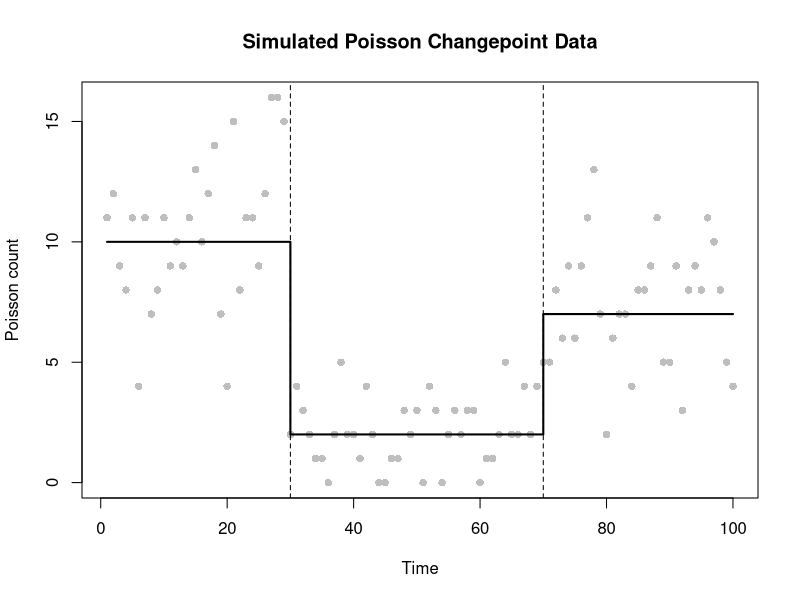
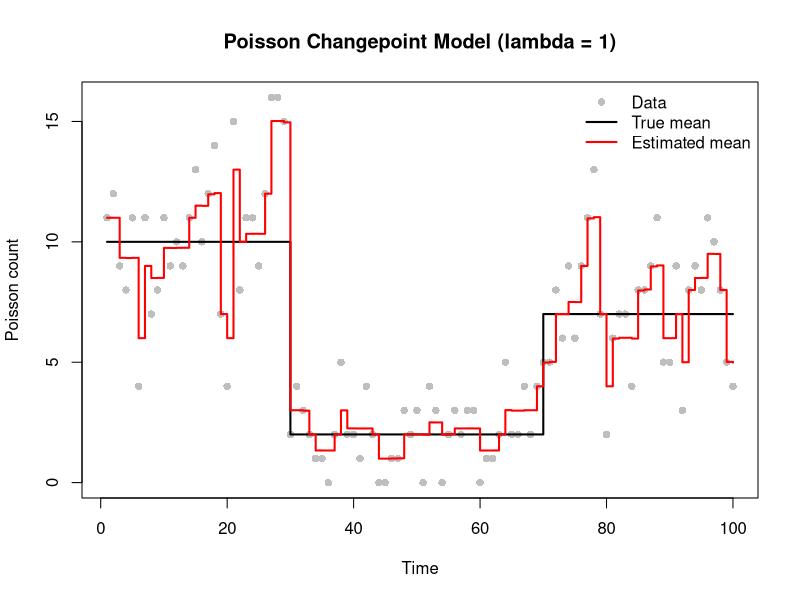
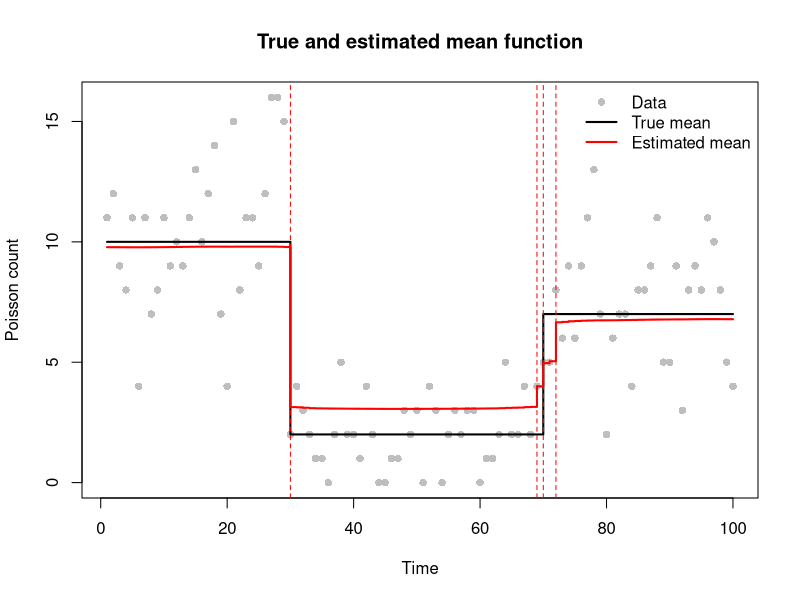
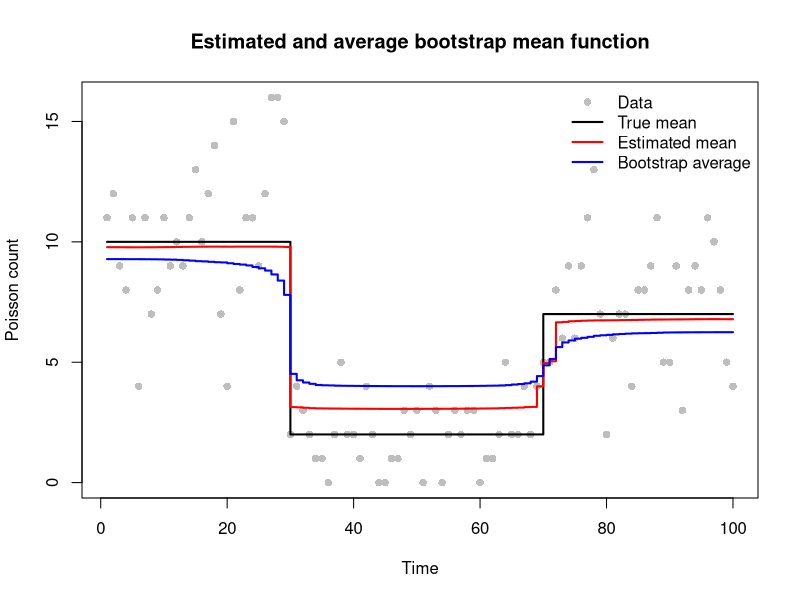
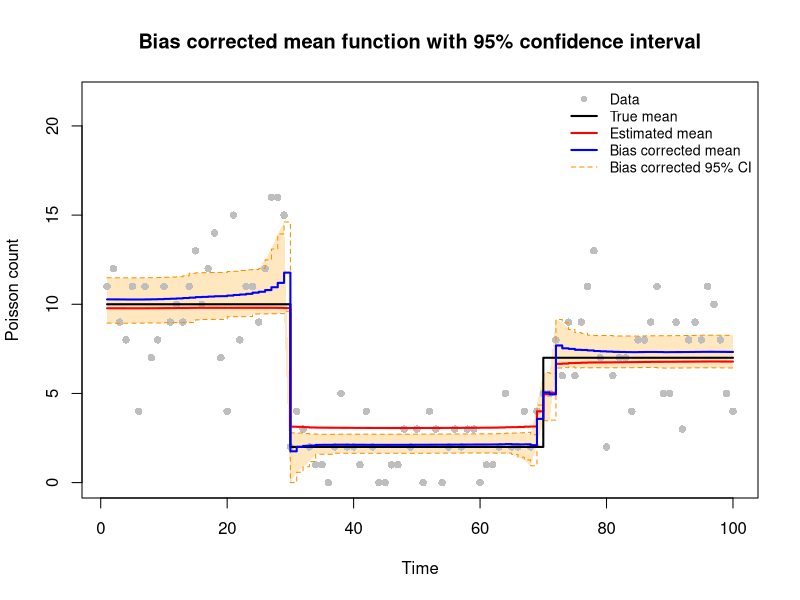

Source code (R) for these figures, in order:
# Practical 3: Changepoint Estimation
# Group members and contributions:
# Abdullah Alajalin (s3045135) 33%
# Xingchan Liao (s2931335) 33%
# Andreas Athinodorou (s2241333) 33%
# Github repo: https://github.com/Lena-84/esp-proj3.git

#
# Overview:
# We estimate the number and locations of changepoints in the mean of
# Poisson-distributed observations using a smoothed LASSO penalty.
# BFGS is used for model fitting, and mBIC selects the penalty parameter.
# Parametric bootstrap then assesses uncertainty, corrects estimation bias,
# and constructs 95% confidence intervals for the mean function.

############ FUNCTIONS ############

# poisson_lasso_objective
# Calculate the penalised negative Poisson log-likelihood.
# beta defines the cumulative log-mean, with beta[1] as the
# unpenalised baseline and the remaining coefficients as jumps.
poisson_lasso_objective <- function(beta, y, lambda = 1, eps = 1e-6) {
  
  eta <- cumsum(beta)
  mu <- exp(eta)
  
  # Combine the negative log-likelihood and smoothed LASSO penalty.
  neg_loglik <- -sum(dpois(y, lambda = mu, log = TRUE))
  penalty <- lambda * sum(sqrt(beta[-1]^2 + eps))
  objective <- neg_loglik + penalty
  
  return(objective)
}

# Gradient of the smoothed LASSO objective
# Reverse cumulative sums give the derivative of the negative log-likelihood.
poisson_lasso_grad <- function(beta, y, lambda=1, eps=1e-6) {
  # Calculate the linear predictor and mean
  eta <- cumsum(beta)
  mu <- exp(eta)
  # Gradient of negative log-likelihood
  residual <- mu - y
  grad_loglik <- rev(cumsum(rev(residual)))
  # initialise gradient of penalty
  grad_penalty <- numeric(length(beta))
  # penalty derivatives for beta[2], ..., beta[n]
  grad_penalty[-1] <- lambda * beta[-1] / sqrt(beta[-1]^2 + eps)
  # Combine both gradients
  gradient <- grad_loglik+ grad_penalty
  return(gradient)
}


# Hessian of the smoothed LASSO objective
# Each entry sums the means from max(i,j) to n.
# Reverse cumulative sums avoid repeated calculations.
poisson_lasso_hess <- function(beta, y, lambda=1, eps=1e-6) {
  
  eta <- cumsum(beta)
  mu <- exp(eta)
  n <- length(beta)
  # Precompute the sum of mu from each position to n.
  remaining_sum <- rev(cumsum(rev(mu)))
  # Construct the likelihood Hessian using matrix indices.
  index <- outer(1:n, 1:n, pmax)
  H <- matrix(remaining_sum[index], nrow=n, ncol=n)
  # Add the penalty curvature to the diagonal, excluding beta[1].
  for (j in 2:n) {
    penalty_second <- lambda * eps / (beta[j]^2 + eps)^(3/2)
    H[j,j] <- H[j,j] + penalty_second
  }
  
  return(H)
}


# Use BFGS to fit the Poisson changepoint model for one penalty value.
# lambda is the penalty, y is the data and beta_init is the starting beta.
# The optim result gives the fitted coefficients in $par and the status
# in $convergence (0 means converged).
fit_lasso <- function(lambda, y, beta_init) {
  fit <- optim(
    beta_init,
    fn = poisson_lasso_objective,
    gr = poisson_lasso_grad,
    y = y,
    lambda = lambda,
    method = "BFGS",
    control = list(maxit = 5000, reltol = 1e-10)
  )
  return(fit)
}

############ DATA SIMULATION ############
# Simulate three Poisson-mean segments with true changes at 30 and 70.
# Set the seed so that every group member reproduces the same data.
set.seed(12345)

n <- 100
time <- 1:n

# Define the true segment boundaries and Poisson means.
tau_true <- c(1, 30, 70, n+1)
m_true <- length(tau_true)-2
theta_true <- c(10, 2, 7)

mu_true <- numeric(n)

for(i in seq_along(theta_true))
  mu_true[tau_true[i]:(tau_true[i+1]-1)] <- theta_true[i]

y <- rpois(n, lambda = mu_true)

# Plot simulated Poisson observations and the true mean function.
plot(time, y, pch = 16, col = "grey",
     xlab = "Time", ylab = "Poisson count",
     main = "Simulated Poisson Changepoint Data")

lines(time, mu_true, col = "black", lwd = 2, type = "s")
abline(v = tau_true[-c(1, length(tau_true))], lty = "dashed")



############ FUNCTION TESTS ############

# At zero jumps the fitted mean equals the sample mean.
beta_init <- c(log(mean(y)), rep(0, n - 1))
cat("Initial objective:",
    poisson_lasso_objective(beta_init, y), "\n")

# Test both zero and non-zero jump coefficients using central differences.
beta_test <- beta_init
beta_test[2] <- 0.5
beta_test[3] <- -0.3


# Check all gradient entries using central finite differences.
h_grad <- 1e-5
grad_numeric <- numeric(n)
grad_analytic <- poisson_lasso_grad(beta_test, y)

for (j in 1:n) {
  beta_plus <- beta_test
  beta_minus <- beta_test
  
  beta_plus[j] <- beta_plus[j] + h_grad
  beta_minus[j] <- beta_minus[j] - h_grad
  
  grad_numeric[j] <- (
    poisson_lasso_objective(beta_plus, y) -
      poisson_lasso_objective(beta_minus, y)
  ) / (2 * h_grad)
}

cat("Maximum gradient absolute error:",
    max(abs(grad_numeric - grad_analytic)), "\n")


# Verify Hessian dimensions, symmetry, finiteness, and all columns
# using central differences of the gradient.
H_test <- poisson_lasso_hess(beta_test, y)

cat("Hessian dimensions:", dim(H_test), "\n")
cat("Hessian symmetric:", isSymmetric(H_test), "\n")
cat("Hessian finite:", all(is.finite(H_test)), "\n")

h_hess <- 1e-6
hess_column_errors <- numeric(n)

for (j in 1:n) {
  beta_plus <- beta_test
  beta_minus <- beta_test
  
  beta_plus[j] <- beta_plus[j] + h_hess
  beta_minus[j] <- beta_minus[j] - h_hess
  
  hess_numeric <- (
    poisson_lasso_grad(beta_plus, y) -
      poisson_lasso_grad(beta_minus, y)
  ) / (2 * h_hess)
  
  hess_column_errors[j] <- max(
    abs(hess_numeric - H_test[, j])
  )
}

cat("Maximum Hessian absolute error:",
    max(hess_column_errors), "\n")


############ INITIAL BFGS FIT ############

# Fit the Poisson changepoint model using BFGS with lambda = 1.
fit_q3 <- fit_lasso(1, y, beta_init)

cat("Q3 convergence:", fit_q3$convergence, "\n")
cat("Q3 objective:", fit_q3$value, "\n")

beta_hat_q3 <- fit_q3$par
mu_hat_q3 <- exp(cumsum(beta_hat_q3))

# Compare fitted means with the true piecewise mean and observed counts.

plot(time, y, pch=16, col="grey",
     xlab="Time", ylab="Poisson count",
     main="Poisson Changepoint Model (lambda = 1)")
lines(time, mu_true, col="black", lwd=2, type="s")
lines(time, mu_hat_q3, col="red", lwd=2, type="s")
legend("topright",
       legend=c("Data", "True mean", "Estimated mean"),
       col=c("grey", "black", "red"),
       pch=c(16, NA, NA),
       lty=c(NA, 1, 1),
       lwd=c(NA, 2, 2),
       bty="n")


############ PENALTY GRID SEARCH AND mBIC ############

# Grid of penalty values to try, equally spaced on the log scale.
log_lambda <- seq(-1, 5, by = 0.05)
lambda_grid <- exp(log_lambda)
n_grid <- length(lambda_grid)

# Store one result for each penalty value.
edf <- numeric(n_grid)       # effective degrees of freedom
m_tilde <- numeric(n_grid)   # effective number of changepoints
mbic <- numeric(n_grid)      # mBIC score
conv <- integer(n_grid)      # convergence code, 0 means converged

# Fit and score the model for each penalty value.
for (i in seq_len(n_grid)) {
  fit_grid <- fit_lasso(lambda_grid[i], y, beta_init)
  conv[i] <- fit_grid$convergence
  beta_hat_grid <- fit_grid$par
  
  # Evaluate both Hessians at the same fitted coefficients,
  # with the penalty (H_lambda) and without it (H_0).
  H_lambda <- poisson_lasso_hess(
    beta_hat_grid, y, lambda = lambda_grid[i]
  )
  
  H_0 <- poisson_lasso_hess(
    beta_hat_grid, y, lambda = 0
  )
  
  # Solve H_lambda %*% A = H_0, then add the diagonal entries of A.
  # This gives the effective degrees of freedom, a measure of model
  # flexibility.
  edf[i] <- sum(diag(solve(H_lambda, H_0)))
  
  # With lambda = 0, the objective is the negative log-likelihood
  # evaluated at the fitted coefficients beta_hat_grid.
  # so change the sign to get the log-likelihood.
  loglik <- -poisson_lasso_objective(
    beta_hat_grid, y, lambda = 0
  )
  
  # Remove one degree of freedom for the baseline log-mean.
  m_tilde[i] <- edf[i] - 1
  
  # mBIC balances how well the model fits against its effective number
  # of changepoints.
  mbic[i] <- 3 * m_tilde[i] * log(n) - 2 * loglik
}

# optim returns convergence code 0 when a fit converges.
if (any(conv != 0)) {
  warning(sum(conv != 0), " grid fits did not converge")
}

# The best lambda is the one with the smallest mBIC.
i_best <- which.min(mbic)
lambda_hat <- lambda_grid[i_best]


############ SELECTED MODEL AND CHANGEPOINTS ############

# Refit the model using the selected penalty.
fit_best <- fit_lasso(lambda_hat, y, beta_init)
if (fit_best$convergence != 0) {
  warning("best fit did not converge")
}
beta_best <- fit_best$par

# The running sum gives the log-mean at each time point.
mu_hat_best <- exp(cumsum(beta_best))

# Compare the fitted mean with the true mean and the observed counts.

plot(
  time, y, pch = 16, col = "grey", xlab = "Time", ylab = "Poisson count",
  main = "True and estimated mean function"
)
lines(time, mu_true, col = "black", lwd = 2, type = "s")
lines(time, mu_hat_best, col = "red", lwd = 2, type = "s")
legend(
  "topright",
  legend = c("Data", "True mean", "Estimated mean"),
  col = c("grey", "black", "red"),
  pch = c(16, NA, NA),
  lty = c(NA, 1, 1),
  lwd = c(NA, 2, 2),
  bty="n"
)

# Estimate the number of changepoints using the effective
# number of changepoints obtained from the mBIC procedure.
m_hat <- floor(m_tilde[i_best])

# The true data contains two changepoints, at 30 and 70.
# However, the estimated model identifies four changepoints:
# 30, 69, 70 and 72. The multiple nearby estimates around
# time 70 arise from the smoothed LASSO approximation,
# which can produce several non-zero increments around
# a single true changepoint.

# Exclude the baseline coefficient and select the largest
# estimated jumps in absolute magnitude.
jump_order <- order(abs(beta_best[-1]), decreasing = TRUE) + 1
tau_hat <- sort(jump_order[seq_len(m_hat)])

# Mark the estimated changepoints on the plot.
abline(v = tau_hat, col = "red", lty = 2)

cat("Best lambda =", round(lambda_hat, 3),
    "(log lambda =", log_lambda[i_best], ")\n")
cat("Estimated number of changepoints =", m_hat, "\n")
cat("Estimated changepoint locations =", tau_hat, "\n")


############ PARAMETRIC BOOTSTRAP AND CONFIDENCE INTERVALS ############
# The selected fitted mean mu_hat_best is both biased and uncertain.
# We treat it as the true mean, simulate B new datasets from it,
# refit each dataset using the selected penalty, and store the
# resulting fitted means in mu_boot.
B <- 200
mu_boot <- matrix(NA, nrow = B, ncol = n)
conv_boot <- integer(B)
# Fix the seed so the bootstrap results are reproducible.
set.seed(2026)
for (b in 1:B) {
  # Simulate a new dataset of Poisson counts from the fitted mean 
  y_boot_sim <- rpois(n, lambda = mu_hat_best)
  # Start from a constant mean equal to the simulated sample mean, no jumps 
  beta_init_boot <- c(log(mean(y_boot_sim)), rep(0, n - 1))
  fit_boot <- fit_lasso(lambda_hat, y_boot_sim, beta_init_boot)
  conv_boot[b] <- fit_boot$convergence 
  # Convert the fitted coefficients to a mean function and store it
  mu_boot[b, ] <- exp(cumsum(fit_boot$par))
}

if (any(conv_boot != 0)) {
  warning(sum(conv_boot != 0), " bootstrap fits did not converge")
}

# Average bootstrap mean at each time point (colMeans averages each column).
mu_bar_boot <- colMeans(mu_boot)

# Compare the selected fitted mean and the bootstrap average
# to illustrate the shrinkage bias introduced by refitting.

plot(
  time, y, pch = 16, col = "grey", xlab = "Time", ylab = "Poisson count",
  main = "Estimated and average bootstrap mean function"
)
lines(time, mu_true, col = "black", lwd = 2, type = "s")
lines(time, mu_hat_best, col = "red", lwd = 2, type = "s")
lines(time, mu_bar_boot, col = "blue", lwd = 2, type = "s")
legend(
  "topright",
  legend = c("Data", "True mean", "Estimated mean", "Bootstrap average"),
  col = c("grey", "black", "red", "blue"),
  pch = c(16, NA, NA, NA),
  lty = c(NA, 1, 1, 1),
  lwd = c(NA, 2, 2, 2),
  bty = "n"
)

# mu_bar - mu_hat estimates the bias of the method. Assuming the same bias
# separates mu_hat from the true mean, remove it once more from mu_hat:
# mu_bc = mu_hat - (mu_bar - mu_hat) = 2 mu_hat - mu_bar.
mu_bc <- 2 * mu_hat_best - mu_bar_boot

# 2.5% and 97.5% quantiles of the B bootstrap means at each time point
# (apply with 2 runs quantile on every column of mu_boot).
q_L_boot <- apply(mu_boot, 2, quantile, probs = 0.025)
q_U_boot <- apply(mu_boot, 2, quantile, probs = 0.975)

# Basic bootstrap confidence interval: reflect the quantiles about mu_hat, 
# in the same way as mu_bc. If mu_hat^(b) - mu_hat behaves like mu_hat - mu, 
# the true mean lies in [2 mu_hat - q_U, 2 mu_hat - q_L] with about 95% 
# probability.
q_L_bc <- 2 * mu_hat_best - q_U_boot
q_U_bc <- 2 * mu_hat_best - q_L_boot
# A Poisson mean cannot be negative, so set negative lower bounds to zero 
# (pmax takes the element-wise maximum).
q_L_bc <- pmax(q_L_bc, 0)

# Proportion of time points where the true mean lies inside the 95% band.
cat("Bias corrected 95% CI coverage of the true mean:",
    mean(mu_true >= q_L_bc & mu_true <= q_U_bc), "\n")

############ FINAL PLOT ############

# Leave space at the top of the plot so the legend does not cover the data.
y_max <- 1.35 * max(y, q_U_bc)

plot(
  time, y, pch = 16, col = "grey", ylim = c(0, y_max),
  xlab = "Time", ylab = "Poisson count",
  main = "Bias corrected mean function with 95% confidence interval"
)

# Shade the 95% band: polygon traces the lower bound left to right, then the 
# upper bound right to left (rev reverses a vector) to close the shape.
# adjustcolor makes the fill semi-transparent.
polygon(c(time, rev(time)), c(q_L_bc, rev(q_U_bc)),
        col = adjustcolor("orange", alpha.f = 0.25), border = NA)
points(time, y, pch = 16, col = "grey")
# type = "s" draws step lines, matching a mean that jumps between levels.
lines(time, q_L_bc, col = "darkorange", lty = 2, type = "s")
lines(time, q_U_bc, col = "darkorange", lty = 2, type = "s")
lines(time, mu_true, col = "black", lwd = 2, type = "s")
lines(time, mu_hat_best, col = "red", lwd = 2, type = "s")
lines(time, mu_bc, col = "blue", lwd = 2, type = "s")
# One entry per element; NA means no point symbol or no line for that entry.
legend(
  "topright",
  legend = c("Data", "True mean", "Estimated mean",
             "Bias corrected mean", "Bias corrected 95% CI"),
  col = c("grey", "black", "red", "blue", "darkorange"),
  pch = c(16, NA, NA, NA, NA),
  lty = c(NA, 1, 1, 1, 2),
  lwd = c(NA, 2, 2, 2, 1),
  bty = "n", cex = 0.85
)
